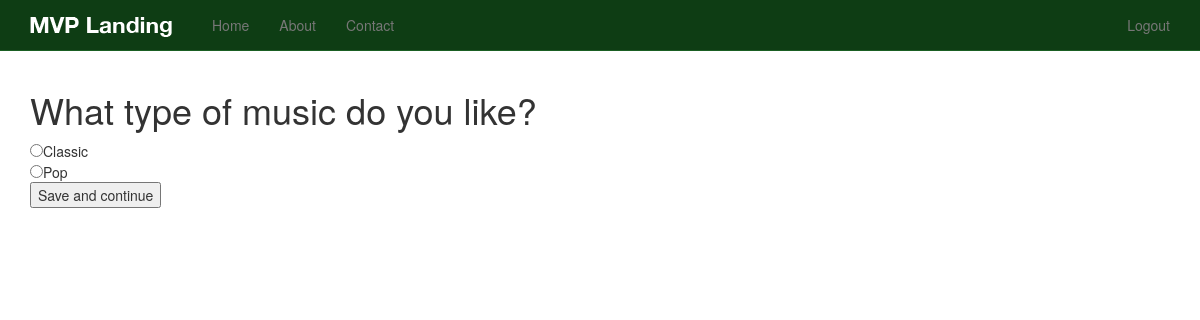
Page /question/ (signed in) on the committed database.
### questions/models.py (models this page shows, shortened)
class Question(models.Model):
    text = models.TextField()
    active = models.BooleanField(default=True)
    draft = models.BooleanField(default=False)
    timestamp = models.DateTimeField(auto_now_add=True, auto_now=False)

class Answer(models.Model):
    question = models.ForeignKey(Question)
    text = models.CharField(max_length=120)
    active = models.BooleanField(default=True)
    draft = models.BooleanField(default=False)
    timestamp = models.DateTimeField(auto_now_add=True, auto_now=False)

### questions/views.py (the view)
# urls.py: url(r'^question/$', 'questions.views.home', name='question_home'),
def home(request):
    if request.user.is_authenticated():
        form = UserResponseForm(request.POST or None)
        if form.is_valid():
            question_id = form.cleaned_data.get('question_id') # form.cleaned_data['question_id']
            answer_id = form.cleaned_data.get('answer_id')
            question_instance = Question.objects.get(id=question_id)
            answer_instance = Answer.objects.get(id=answer_id)
            print question_instance.text, answer_instance.text
        queryset = Question.objects.all().order_by('-timestamp')
        instance = queryset[0]
        context = {
            'form': form,
            'instance': instance,
        }
        return render(request, 'questions/home.html', context)
    else:
        raise Http404

### questions/forms.py (shortened to what this page needs)
class UserResponseForm(forms.Form):
    question_id = forms.IntegerField()
    answer_id = forms.IntegerField()
    importance_level = forms.ChoiceField(choices=LEVELS)
    their_answer_id = forms.IntegerField()
    their_importance_level = forms.ChoiceField(choices=LEVELS)

### templates/questions/home.html (shortened to what this page needs)
{% extends 'base.html' %}
{% block content %}
<form method="POST" action="">{% csrf_token %}
  <h1>{{ instance.text }}</h1>
{% for ans in instance.answer_set.all %}
  <input type="radio" name="answer_id" value="{{ ans.id }}" />{{ ans.text }}</br>
{% endfor %}
  <input type="submit" value="Save and continue" />
</form>
{% endblock %}

### static_in_pro/our_static/css/navbar-static-top.css (style rules this page uses)
body { min-height: 1000px; }

### rows in the picture
Question: text "What type of music do you like?"
Answer: text "Classic"
Answer: text "Pop"
